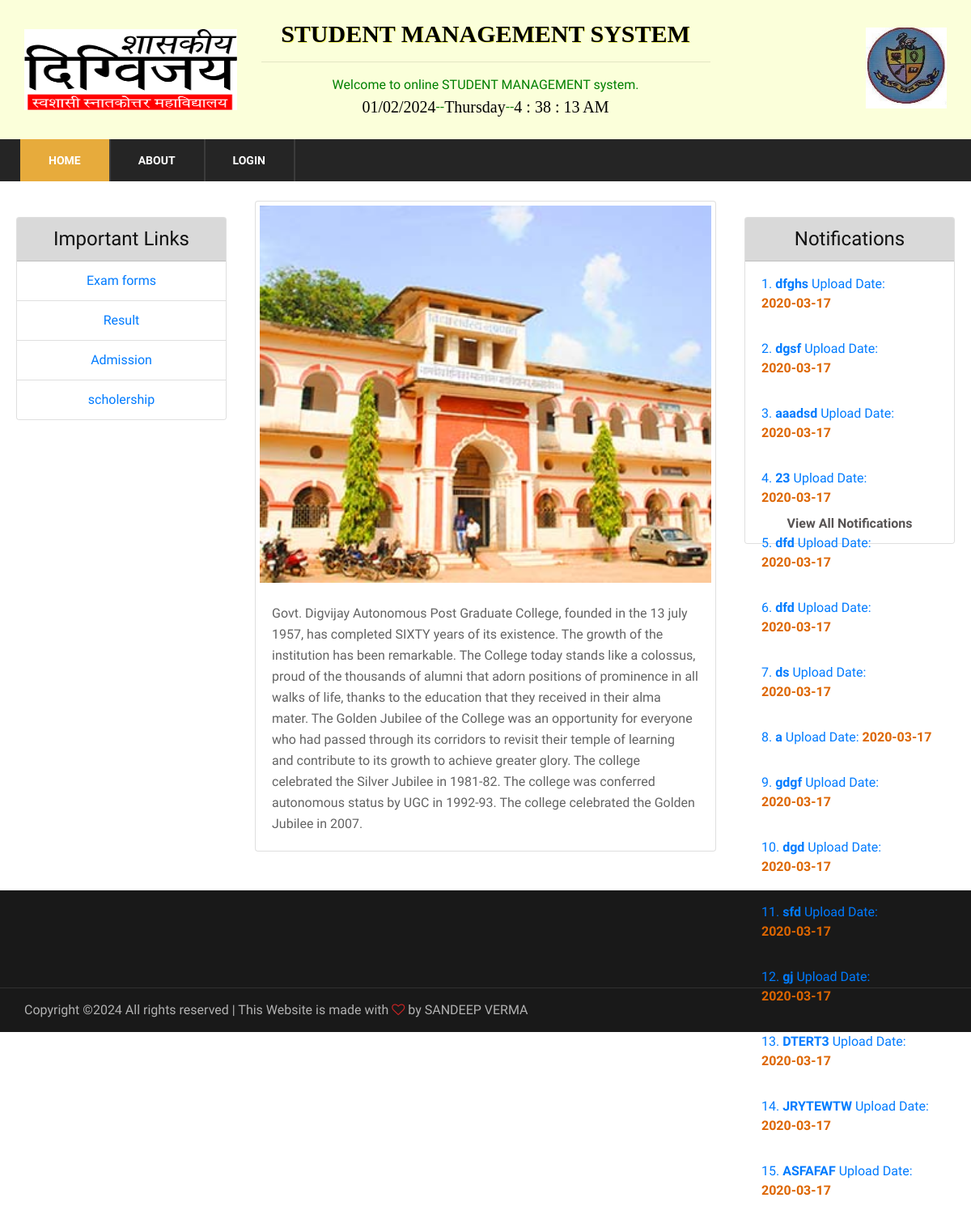
The page / on the database its author committed.
### tables this page shows
CREATE TABLE `notification` (
  `sno` int(30) NOT NULL,
  `user_id` varchar(30) NOT NULL,
  `filename` varchar(44) NOT NULL,
  `name` varchar(30) NOT NULL,
  `description` longtext NOT NULL,
  `notification` varchar(30) NOT NULL,
  `date` date NOT NULL
);

### index.php (the view, shortened to what this page needs)
    <?php
     $conn=mysqli_connect('localhost','root','','sms') or die(mysqli_error($conn));
    include("header.php");
    ?>
          <div class="nav-item">
            <div class="container">
                <nav class="nav-menu mobile-menu">
                    <ul>
                        <li class="active"><a href="index.php">Home</a></li>
                        <li><a href="about.php">About</a></li>
                        <li><a href="#">Login</a>
                        </li>
                    </ul>
                </nav>
            </div>
        </div>
    </header>
    <br>
    <div class="container-fluid">
        <div class="row">
            <div class="col-sm-3">
                <div class="card" style="width: 100%;">
                    <h4 align="center" class="card-header">
                             Important Links
                    </h4>
                     <ul class="list-group list-group-flush">
                        <li class="list-group-item"><a href="https://digvijay.onlineexamforms.com/" target="_new"> Exam forms </a></li>
                        <li class="list-group-item"><a href="https://digvijay.onlineexamforms.com/result.aspx" target="_new"> Result</a></li>
                        <li class="list-group-item"><a href="http://www.csvtu.ac.in/" target="_new">Admission</a></li>
                        <li class="list-group-item"><a href="https://cgdte.in/" target="_new">scholership</a></li>
                    </ul>
                </div>
            </div>
            <div class="col-sm-6">
                <div class="card kgh" style="width: 100%;">
                    <img class="card-img-top" style="padding: 5px;" src="img/clgbld.jpg" alt="Card image cap">
                    <div class="card-body">
                     <p class="card-text">Govt. Digvijay Autonomous Post Graduate College, founded in the 13 july 1957, has completed SIXTY years of its existence. The growth of the institution has been remarkable. The College today stands like a colossus, proud of the thousands of alumni that adorn positions of prominence in all walks of life, thanks to the education that they received in their alma mater. The Golden Jubilee of the College was an opportunity for everyone who had passed through its corridors to revisit their temple of learning and contribute to its growth to achieve greater glory. The college celebrated the Silver Jubilee in 1981-82. The college was conferred autonomous status by UGC in 1992-93. The college celebrated the Golden Jubilee in 2007.</p>
                </div>
            </div>
            </div>
            <div class="col-sm-3">
                <div class="card" style="width: 100%;">
                    <h4 align="center" class="card-header">
                             Notifications
                    </h4>
                     <div class="list-group list-group-flush">
                        <div class="list-group-item">
                            <marquee  behavior="alternate" direction="up" scrollamount="8" class="moving-body"  onmouseover="this.stop();" onmouseout="this.start();">
                                <?php
                $sel_query="SELECT * FROM notification ORDER BY sno DESC limit 15";
                $sel_query_res= mysqli_query($conn,$sel_query) OR die(mysqli_error($conn));
              $i=1;
              $dot=".";
              while ($row_data= mysqli_fetch_array($sel_query_res))
             {
              ?>
              <a href="download.php?dataID=<?= $row_data['filename'].$row_data['sno'].$dot.$row_data['notification'] ?>" class="noti">
              <?= $i ?>.
              <b><?= $row_data['description'] ?> </b>
              Upload Date: <label><b style="color:#dd6601;"><?=$row_data['date'] ?></b></label>
              </a><br>
              <br>
          <?php $i++; } ?>
                            </marquee>
                            <strong><a href="read_more.php" style="color: #575353;">View All Notifications</a></strong>
                        </div>
                    </div>
                </div>
            </div>
        </div>
    </div>
    <br>
    <br>
    <footer class="footer-section">
        <div class="copyright-reserved">
            <div class="container">
                <div class="row">
                    <div class="col-lg-12">
                        <div class="copyright-text">
Copyright &copy;<script>document.write(new Date().getFullYear());</script> All rights reserved | This Website is made with <i class="fa fa-heart-o" aria-hidden="true"></i> by <a href="" target="_blank" data-toggle="modal" data-target="#myModal">SANDEEP VERMA</a>
                        </div>
                    </div>
                </div>
            </div>
        </div>
    </footer>
    <?php include("footer.php"); ?>

### css/style1.css (style rules this page uses)
.nav-item { margin-top: -15px; }

### css/style.css (style rules this page uses)
html, body { height: 100%; font-family: "Muli", sans-serif; -webkit-font-smoothing: antialiased; font-smoothing: antialiased; }
h1, h2, h3, h4, h5, h6 { margin: 0; color: #111111; font-weight: 400; font-family: "Muli", sans-serif; }
h4 { font-size: 24px; }
p { font-size: 16px; font-family: "Muli", sans-serif; color: #636363; font-weight: 400; line-height: 26px; margin: 0 0 15px 0; }
img { max-width: 100%; }
ul, ol { padding: 0; margin: 0; }
.nav-item { background: #252525; display: -webkit-box; display: -ms-flexbox; display: flex; }
.nav-item .nav-menu { display: -webkit-inline-box; display: -ms-inline-flexbox; display: inline-flex; position: relative; }
.nav-item .nav-menu li { list-style: none; display: inline-block; margin-left: -5px; position: relative; }
.nav-item .nav-menu li.active a { background: #e7ab3c; }
.nav-item .nav-menu li a { font-size: 14px; font-weight: 700; display: block; color: #ffffff; border-right: 2px solid #3b3b3b; text-transform: uppercase; padding: 16px 42px 15px; -webkit-transition: all 0.3s; -o-transition: all 0.3s; transition: all 0.3s; }
.footer-section { background: #191919; padding-top: 75px; }
.copyright-reserved { border-top: 1px solid #303030; padding: 15px 0; margin-top: 45px; }
.copyright-reserved .copyright-text { float: left; font-size: 16px; color: #b2b2b2; }
.copyright-reserved .copyright-text a { color: #b2b2b2; }
.copyright-reserved .copyright-text i { color: #cc2424; }
@media only screen and (min-width: 1200px) and (max-width: 1920px) { .nav-item .nav-menu li a { padding: 16px 45px 15px; } }
@media only screen and (min-width: 1200px) { .container { max-width: 1170px; } }

### header.php (style rules this page uses)
@media only screen and (min-width: 1200px) and (max-width: 1920px) { .nav-item .nav-menu li a { padding: 16px 35px 15px; } }

### index.php (style rules this page uses)
.col-sm-3 { padding: 20px; }
.moving-body { padding-top: 4px; height: 300px; text-align: left; }
.list-group-item { text-align: center; }
.card-header { background-color:#6262623d; }

### rows shown on the page
notification: description "dfghs", date "2020-03-17"
notification: description "dgsf", date "2020-03-17"
notification: description "aaadsd", date "2020-03-17"
notification: description "23", date "2020-03-17"
notification: description "dfd", date "2020-03-17"
notification: description "dfd", date "2020-03-17"
notification: description "ds", date "2020-03-17"
notification: description "a", date "2020-03-17"
notification: description "gdgf", date "2020-03-17"
notification: description "dgd", date "2020-03-17"
notification: description "sfd", date "2020-03-17"
notification: description "gj", date "2020-03-17"
notification: description "DTERT3", date "2020-03-17"
notification: description "JRYTEWTW", date "2020-03-17"
notification: description "ASFAFAF", date "2020-03-17"
